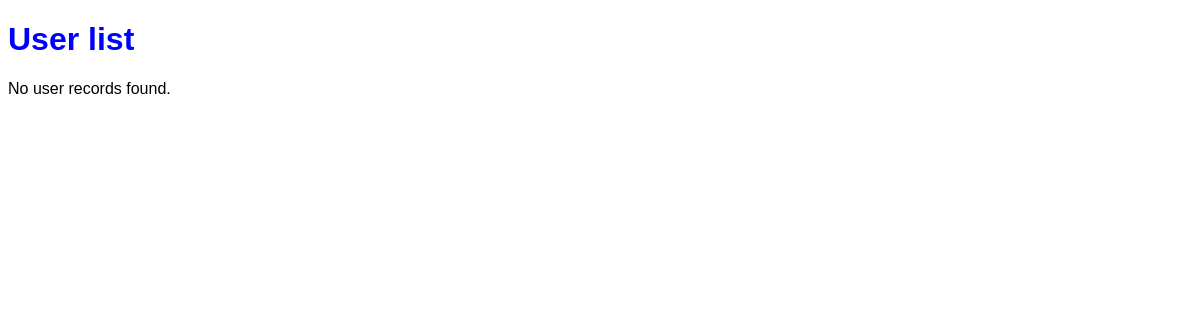
/users, run on an earlier commit of the app's database.
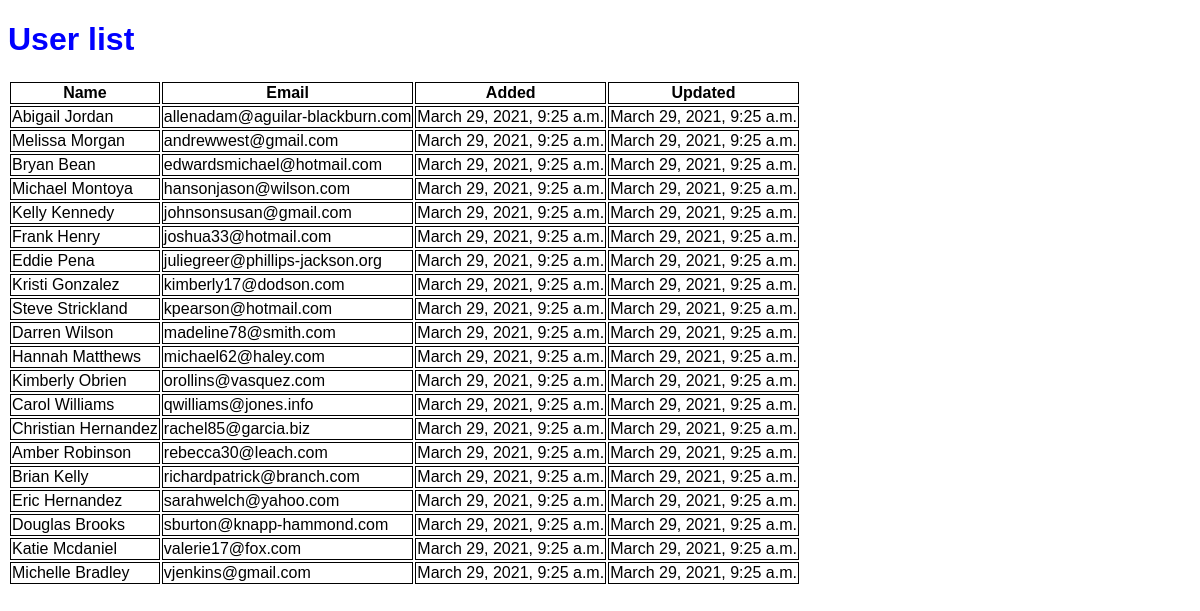
And on a later commit of the database.
### first_app/models.py (models this page shows, shortened)
class User(models.Model):
    first_name = models.CharField(max_length=264)
    last_name = models.CharField(max_length=264)
    email = models.EmailField(max_length=264, unique=True)
    created_at = models.DateTimeField(auto_now_add=True)
    updated_at = models.DateTimeField(auto_now=True, blank=True, null=True)

### first_app/views.py (the view)
# urls.py: path('users', views.users, name='User List'),
def users(request):
    user_list = {'users': User.objects.order_by('email')}
    return render(request, 'first_app/users.html', context=user_list)

### templates/first_app/users.html (shortened to what this page needs)
<!DOCTYPE html>
{% load static %}
{% load tz %}
<html>
<head>
    <link rel="stylesheet" href="{% static 'css/my_style.css' %}">
</head>
<body>
<h1>User list</h1>
<div>
    {% if users %}
    <table>
        <thead>
        <th>Name</th>
        <th>Email</th>
        <th>Added</th>
        <th>Updated</th>
        </thead>
        {% for user in users %}
        <tr>
            <td>{{ user.first_name|title }} {{ user.last_name | title }}</td>
            <td>{{ user.email }}</td>
            <td>{{ user.created_at|localtime }}</td>
            <td>{{ user.updated_at|localtime }}</td>
        </tr>
        {% endfor %}
    </table>
    {% else %}
    No user records found.
    {% endif %}
</div>
</body>
</html>

### static/css/my_style.css (style rules this page uses)
:is(h1, h2) { color:blue }
body { font-family: Verdana, Arial, Helvetica, sans-serif; }
.table, th, td { border: 1px solid black; }

What changed in the data, as far as the page shows it:
added User: first_name "Abigail", last_name "Jordan", email "allenadam@aguilar-blackburn.com", created_at "March 29, 2021, 9:25 a.m.", updated_at "March 29, 2021, 9:25 a.m."
added User: first_name "Melissa", last_name "Morgan", email "andrewwest@gmail.com", created_at "March 29, 2021, 9:25 a.m.", updated_at "March 29, 2021, 9:25 a.m."
added User: first_name "Bryan", last_name "Bean", email "edwardsmichael@hotmail.com", created_at "March 29, 2021, 9:25 a.m.", updated_at "March 29, 2021, 9:25 a.m."
added User: first_name "Michael", last_name "Montoya", email "hansonjason@wilson.com", created_at "March 29, 2021, 9:25 a.m.", updated_at "March 29, 2021, 9:25 a.m."
added User: first_name "Kelly", last_name "Kennedy", email "johnsonsusan@gmail.com", created_at "March 29, 2021, 9:25 a.m.", updated_at "March 29, 2021, 9:25 a.m."
added User: first_name "Frank", last_name "Henry", email "joshua33@hotmail.com", created_at "March 29, 2021, 9:25 a.m.", updated_at "March 29, 2021, 9:25 a.m."
added User: first_name "Eddie", last_name "Pena", email "juliegreer@phillips-jackson.org", created_at "March 29, 2021, 9:25 a.m.", updated_at "March 29, 2021, 9:25 a.m."
added User: first_name "Kristi", last_name "Gonzalez", email "kimberly17@dodson.com", created_at "March 29, 2021, 9:25 a.m.", updated_at "March 29, 2021, 9:25 a.m."
added User: first_name "Steve", last_name "Strickland", email "kpearson@hotmail.com", created_at "March 29, 2021, 9:25 a.m.", updated_at "March 29, 2021, 9:25 a.m."
added User: first_name "Darren", last_name "Wilson", email "madeline78@smith.com", created_at "March 29, 2021, 9:25 a.m.", updated_at "March 29, 2021, 9:25 a.m."
added User: first_name "Hannah", last_name "Matthews", email "michael62@haley.com", created_at "March 29, 2021, 9:25 a.m.", updated_at "March 29, 2021, 9:25 a.m."
added User: first_name "Kimberly", last_name "Obrien", email "orollins@vasquez.com", created_at "March 29, 2021, 9:25 a.m.", updated_at "March 29, 2021, 9:25 a.m."
added User: first_name "Carol", last_name "Williams", email "qwilliams@jones.info", created_at "March 29, 2021, 9:25 a.m.", updated_at "March 29, 2021, 9:25 a.m."
added User: first_name "Christian", last_name "Hernandez", email "rachel85@garcia.biz", created_at "March 29, 2021, 9:25 a.m.", updated_at "March 29, 2021, 9:25 a.m."
added User: first_name "Amber", last_name "Robinson", email "rebecca30@leach.com", created_at "March 29, 2021, 9:25 a.m.", updated_at "March 29, 2021, 9:25 a.m."
added User: first_name "Brian", last_name "Kelly", email "richardpatrick@branch.com", created_at "March 29, 2021, 9:25 a.m.", updated_at "March 29, 2021, 9:25 a.m."
added User: first_name "Eric", last_name "Hernandez", email "sarahwelch@yahoo.com", created_at "March 29, 2021, 9:25 a.m.", updated_at "March 29, 2021, 9:25 a.m."
added User: first_name "Douglas", last_name "Brooks", email "sburton@knapp-hammond.com", created_at "March 29, 2021, 9:25 a.m.", updated_at "March 29, 2021, 9:25 a.m."
added User: first_name "Katie", last_name "Mcdaniel", email "valerie17@fox.com", created_at "March 29, 2021, 9:25 a.m.", updated_at "March 29, 2021, 9:25 a.m."
added User: first_name "Michelle", last_name "Bradley", email "vjenkins@gmail.com", created_at "March 29, 2021, 9:25 a.m.", updated_at "March 29, 2021, 9:25 a.m."
Also different on the page:
text no longer shown: "No user records found."
text now shown: "Name Email Added Updated"
